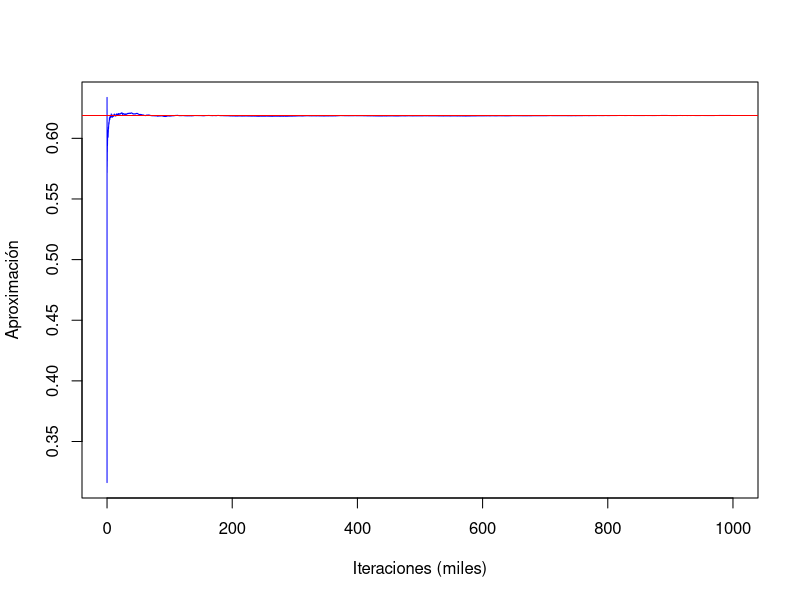
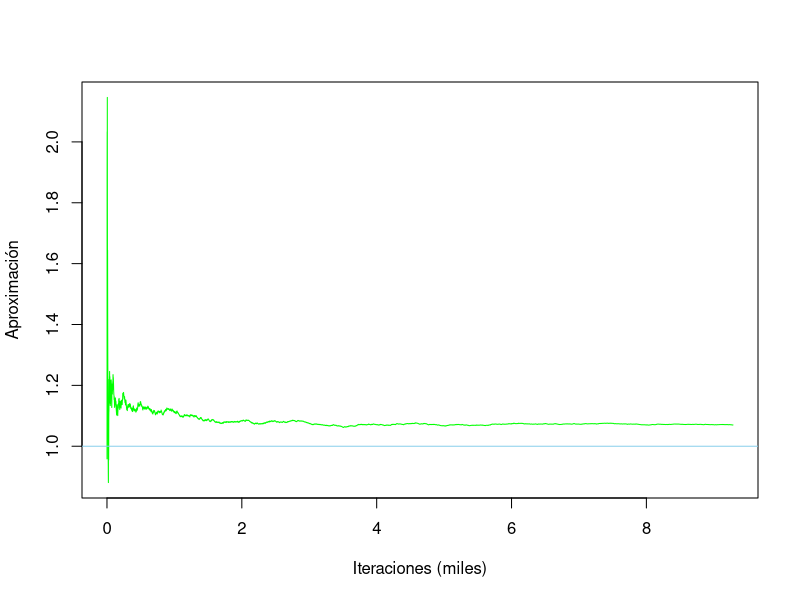
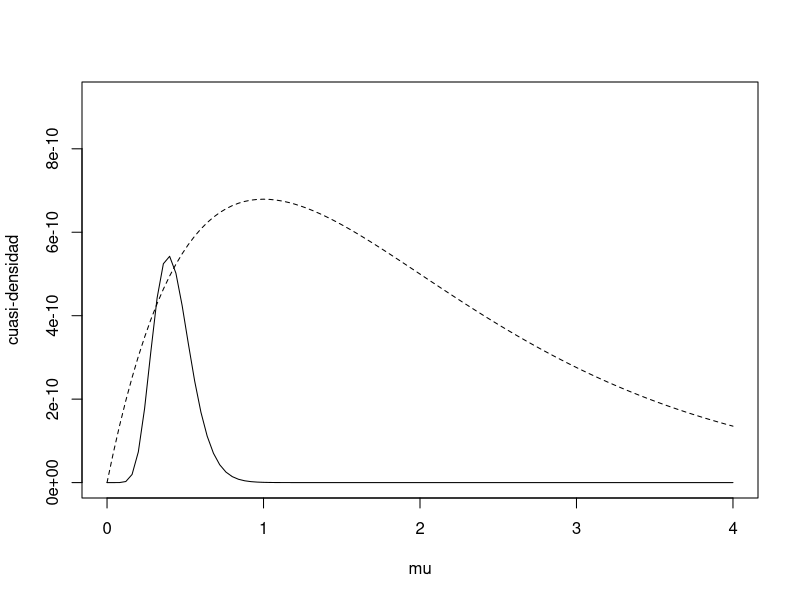
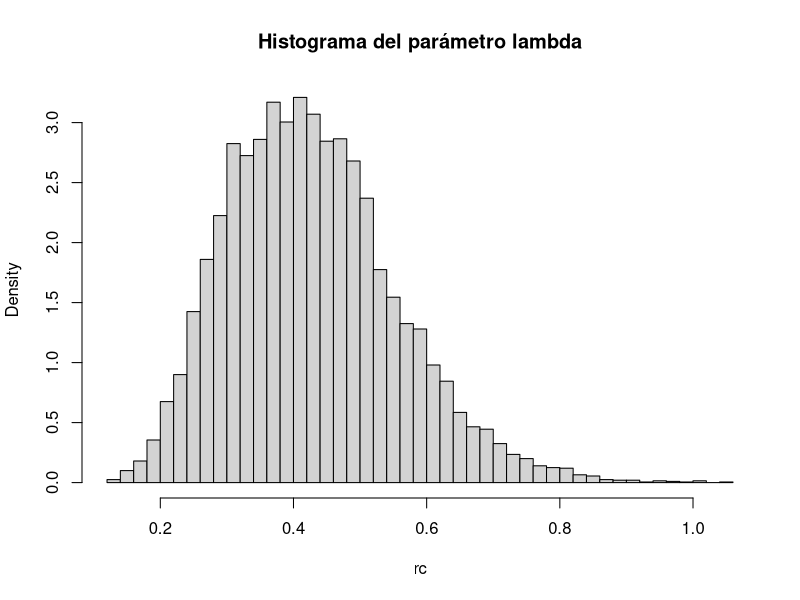
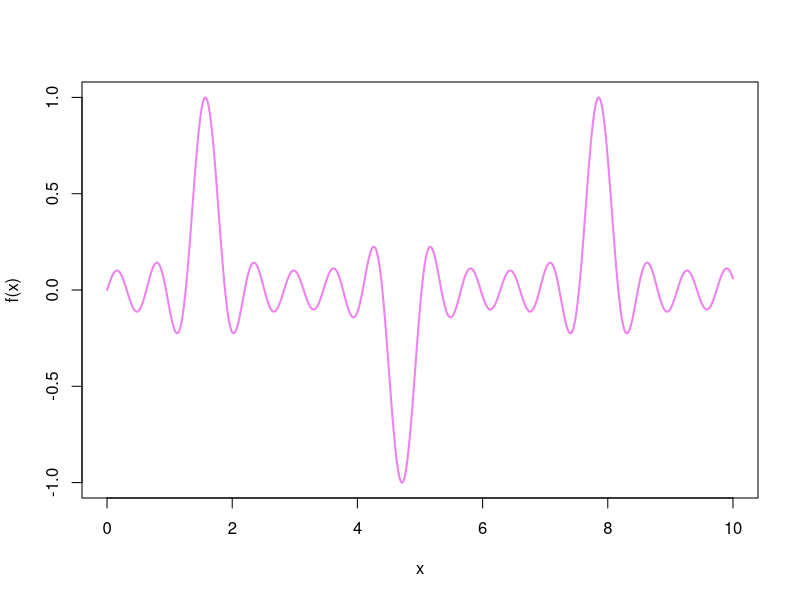
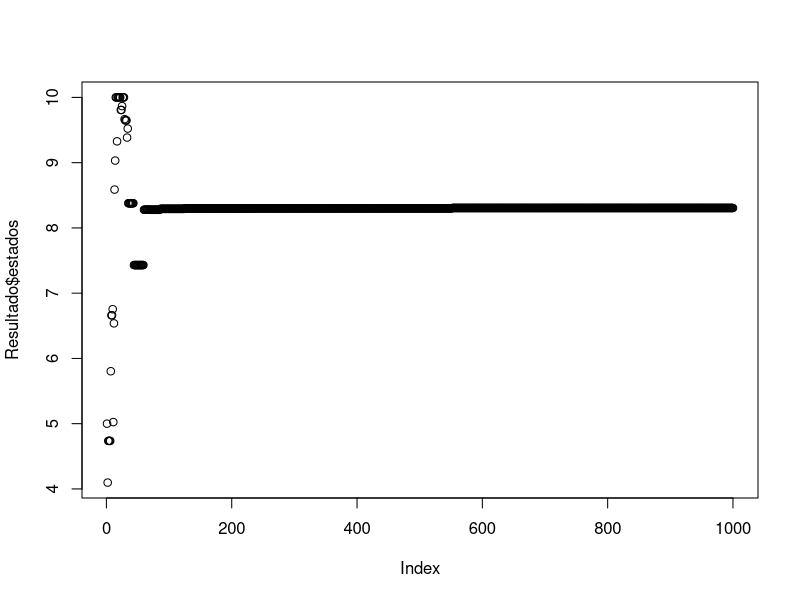
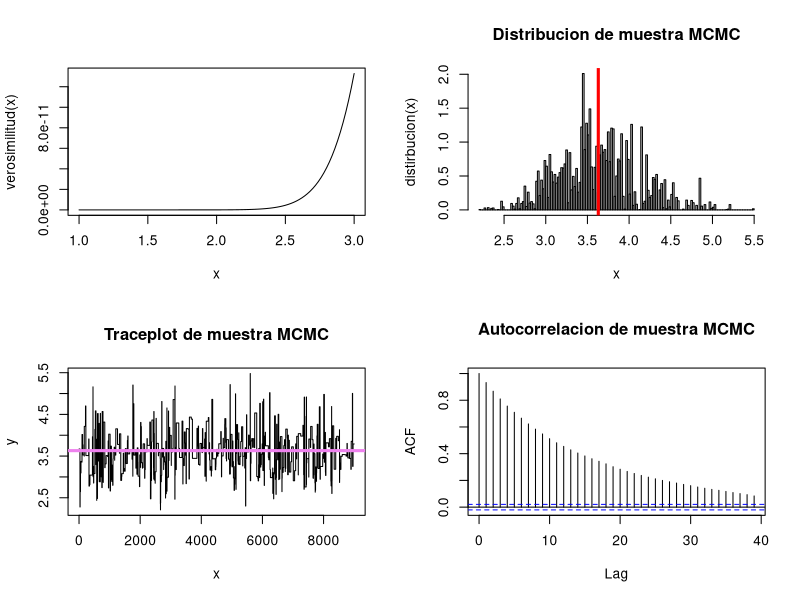
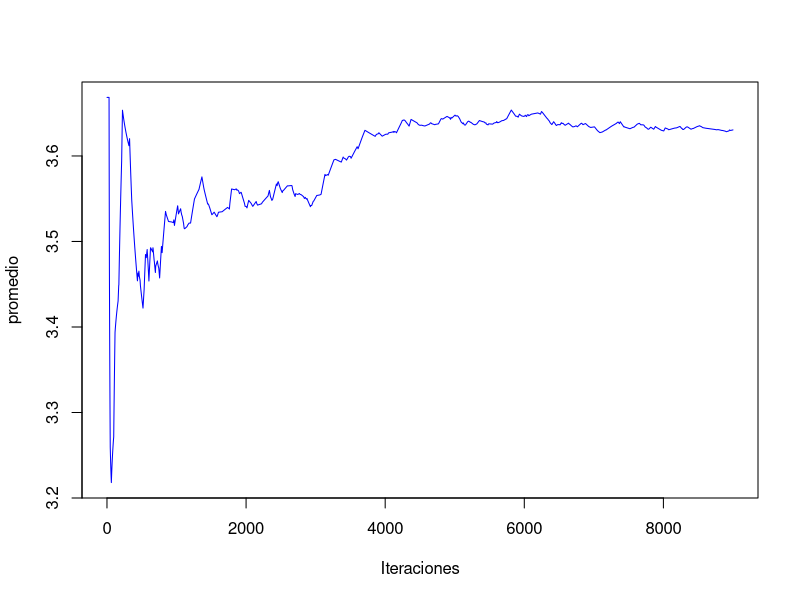

Source code (R) for these figures, in order:
## ---- chunk 1
set.seed(12345)

# Definimos la función a integrar
g <- Vectorize(function(x)
  exp(-x ^ 2) / (1 + x ^ 2))

# Calculamos el valor exacto de la integral
int_exacta <- integrate(g, 0, 1)$value

# Tamaño de la muestra
n <- 10 ^ 6

# Generamos una m.a.s de U[0, 1]
U <- runif(n)

# Calculamos los valores de la función en los valores generados
Y <- g(U)

# Calculamos la aproximación de la integral mediante Monte Carlo
int_aprox <- mean(Y)

# Calculamos el error absoluto entre el valor aproximado y el valor exacto de la integral
error_1 <- abs(int_aprox - int_exacta)

error_1
## ---- chunk 2
prod_acum <- cumsum(Y) / (1:n)

plot(
  (1:n) / 1000,
  prod_acum,
  col = "blue",
  type = "l",
  ylab = "Aproximación",
  xlab = "Iteraciones (miles)"
)

abline(h = integrate(g, 0, 1)$value,
       col = "red",
       lwd = 1)
## ---- chunk 3
lambda <- 1

f_L <- function(L){
  
  return(lambda * exp(-lambda * L))
  
}
## ---- chunk 4
set.seed(54321)

# Número de muestras
n <- 10 ^ 4

# Generamos las muestras de la distribución auxiliar g(L) ~ N(3, 4)
g_L <- rnorm(n, mean = 3, sd = 2)

# Filtramos para asegurarnos de que las muestras sean positivas
g_L <- g_L[g_L > 0]

n <- length(g_L)

# Definimos una función que calcula el valor correspondiente para cada L
f <- Vectorize(function(L)
  (L * f_L(L)) / (dnorm(L, mean = 3, sd = 2)))

# Calculamos los valores de la función en los valores de la muestra
Y <- f(g_L)

# Calculamos la estimación del valor esperado
estimacion <- mean(Y)

# Calculamos el valor esperado exacto
valor_esperado <- 1 / lambda

# Calculamos el error absoluto entre la estimación y el valor esperado
error_2 <- abs(estimacion - valor_esperado)

# Guardamos lo obtenido en una matriz
A <- matrix(c(estimacion, valor_esperado, error_2), ncol = 3)
colnames(A) <- c("Estimación", "Valor real", "Error absoluto")

A
## ---- chunk 5
prod_acum <- cumsum(Y) / (1:n)

plot(
  (1:n) / 1000,
  prod_acum,
  col = "green",
  type = "l",
  ylab = "Aproximación",
  xlab = "Iteraciones (miles)"
)

abline(h = valor_esperado,
       col = "skyblue",
       lwd = 1)
## ---- chunk 6
muestra <- c(2.72, 1.93, 1.76, 0.49, 6.12, 0.43, 4.01, 1.71, 2.01, 5.96)
## ---- chunk 7
lik <- Vectorize(function(lambda)
  prod(dexp(muestra, rate = lambda)))
## ---- chunk 8
# Se maximiza la función
emv <- optimize(lik , int = range(muestra), maximum = TRUE)

# Se extrae la constante c
c <- emv$objective
## ---- chunk 9
f.cuasi <- function(lambda)
  lik(lambda) * dgamma(lambda, shape = 2, scale = 1)
curve(
  c * dgamma(x, shape = 2, scale = 1),
  xlim = c(0, 4),
  ylim = c(0, c / 2),
  lty = 2,
  xlab = "mu",
  ylab = "cuasi-densidad"
)
curve(f.cuasi, add = TRUE)
## ---- chunk 10
# Cantidad de simulaciones
nsim <- 10 ^ 4

# Muestras correspondientes
U <- runif(nsim)
rc <- rgamma(nsim, shape = 2, scale = 1)

# Núumero de generaciones inicial
ngen <- length(rc)

# Verosimilitud de la muestra de gamma
Ver <- lik(rc)

# Ciclo para realizar las simulaciones requieridas
for (i in 1:nsim) {
  # Ciclo para el algoritmo de aceptación-rechazo
  while ((U[i] * c) > (Ver[i])) {
    U[i] <- runif(1)
    rc[i] <- rgamma(1, shape = 2, scale = 1)
    Ver[i] <- lik(rc[i])
    ngen <- ngen + 1
  }
}
## ---- chunk 11
cat("Lambda estimado = ", mean(rc))
## ---- chunk 12
hist(rc,
     freq = FALSE,
     main = "Histograma del parámetro lambda",
     breaks = "FD")
## ---- chunk 13
{
  cat("Número de generaciones = ", ngen)
  cat("\nNúmero medio de generaciones = ", ngen / nsim)
  cat("\nProporción de rechazos = ", 1 - (nsim / ngen), "\n")
}
## ---- chunk 14
quantile(rc, c(0.005, 0.995))
## ---- chunk 15
f <- function(x){(sin(10 * x)) / (10 * cos(x))}
## ---- chunk 16
curve(f, col = "violet", lwd = 2, from = 0, to = 10, n = 1000, ylab="f(x)")
## ---- chunk 17
resim <- function(f,
                  alpha = 0.5,
                  s0 = 0,
                  niter,
                  mini = -Inf,
                  maxi = Inf) {
  # Valor inicial
  s_n <- s0
  
  # Vector para guardar los estados
  estados <- rep(0, niter)
  
  # Contador de iteraciones
  iter_count <- 0
  
  # Ciclo para encontrar el mínimo
  for (k in 1:niter) {
    # Estado de esta iteración
    estados[k] <- s_n
    
    # Se reduce el T según el número de iteraciones
    t <- (1 - alpha) ^ k
    
    # Nuevo estado para comparar con el actual
    s_new <- rnorm(1, s_n, 1)
    
    # Se acorta el intervalo según los estados
    if (s_new < mini) {
      s_new <- mini
    }
    if (s_new > maxi) {
      s_new <- maxi
    }
    
    # Se define la diferencia de los estados, evaluados en sus funciones
    dif <- f(s_new) - f(s_n)
    
    # Se actualiza el estado según la condición
    if (dif < 0) {
      s_n <- s_new
    }
    else {
      # Número aleatorio para comparar
      random <- runif(1, 0, 1)
      
      # Se compara el aleatorio con p
      if (random < exp(-dif / t)) {
        s_n <- s_new
      }
    }
    
    # Aumenta el contador de iteraciones
    iter_count <- iter_count + 1
  }
  return(list(minimo = s_n, estados = estados))
}
## ---- chunk 18
Resultado <-resim(f, 0.1, 5, 1000, 0, 10)
cat("El mínimo de la función f en [0, 10] es: ", Resultado$minimo)
## ---- chunk 19
plot(Resultado$estados)
## ---- chunk 20
muestra <- c(4, 2, 5, 6, 3, 4, 7, 5, 6, 4)
## ---- chunk 21
verosimilitud <- Vectorize(function(lambda) {
  prod(dpois(muestra, lambda))
})
## ---- chunk 22

simulaciones <- 10^4
quemados <- 1000 #se usan 1000 dado que es el estandar

# Matriz de resultados
MCMC <- matrix(data = 0, nrow = simulaciones, ncol = 5)
colnames(MCMC) <- c("x", "PIx", "PIy", "Fxy", "Salto")

# Valor inicial de x
x <- runif(1, 0, 10)

for (i in 1:simulaciones) {
  
  y = rgamma(1,3,2)  
  
  PIx <- verosimilitud(x)
  PIy <- verosimilitud(y)

  Kxy = dgamma(x,3,2)  
  Kyx = dgamma(y,3,2)  
  
  Rxy = (PIy*Kyx) / (PIx*Kxy)  
  
  Fxy <- runif(1)
  
  MCMC[i,] <- c(x, PIx, PIy, Fxy, 0)
  
  if (Fxy < Rxy) {
    x <- y
    lsalto <- 1
  } else {
    lsalto <- 0 
  }
  MCMC[i, 5] <- lsalto
}

mcmc <- MCMC[(quemados + 1):simulaciones, "x"]

head(mcmc, 25)

## ---- chunk 23
media <- mean(mcmc)
print(media)
## ---- chunk 24
par(mfrow=c(2,2))
media=mean(mcmc)
curve(verosimilitud(x), from=1,to=3, type="l")
abline(v=media, col='red', lwd=3)
hist(mcmc,
freq = FALSE,
main = "Distribucion de muestra MCMC",
xlab = "x",
ylab = "distirbucion(x)",
breaks = 200)
abline(v=media, col='red', lwd=3)
## ---- chunk 25
plot(mcmc,type="l",xlab = "x", ylab = "y", main = "Traceplot de muestra MCMC")
abline(h=media, col='violet', lwd=3)

## ---- chunk 26
acf(mcmc,main = "Autocorrelacion de muestra MCMC")

## ---- chunk 27
par(mfrow=c(1,1))
m = simulaciones - quemados
acumulado <- cumsum(mcmc) / (1:m) # media acumulada
plot(1:m, acumulado, col="blue", type="l", ylab="promedio", xlab="Iteraciones")
## ---- chunk 28
cat("Tasa de aceptacion \n", "NumeroSaltos/TotalIteraciones :", mean(MCMC[,"Salto"]), "\n")
